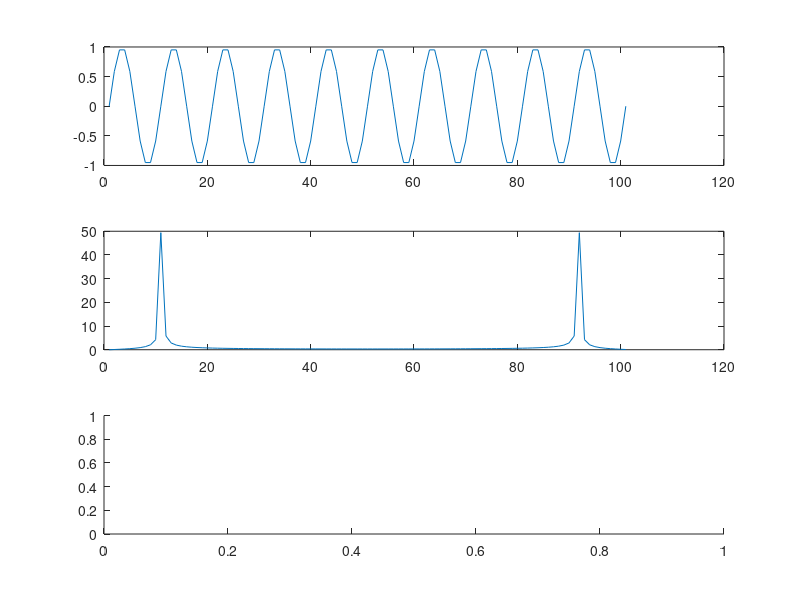

MATLAB code to generate this figure: (Note: this script raises an error after producing the figure.)
clc
clear all
close all
t= 0:0.01:1;
f=10;
x=sin(2*pi*f*t);
subplot(3,1,1);
plot(x);
subplot(3,1,2);
plot(abs(fft(x)));
subplot(3,1,3);
plot(phase(fft(x)));
